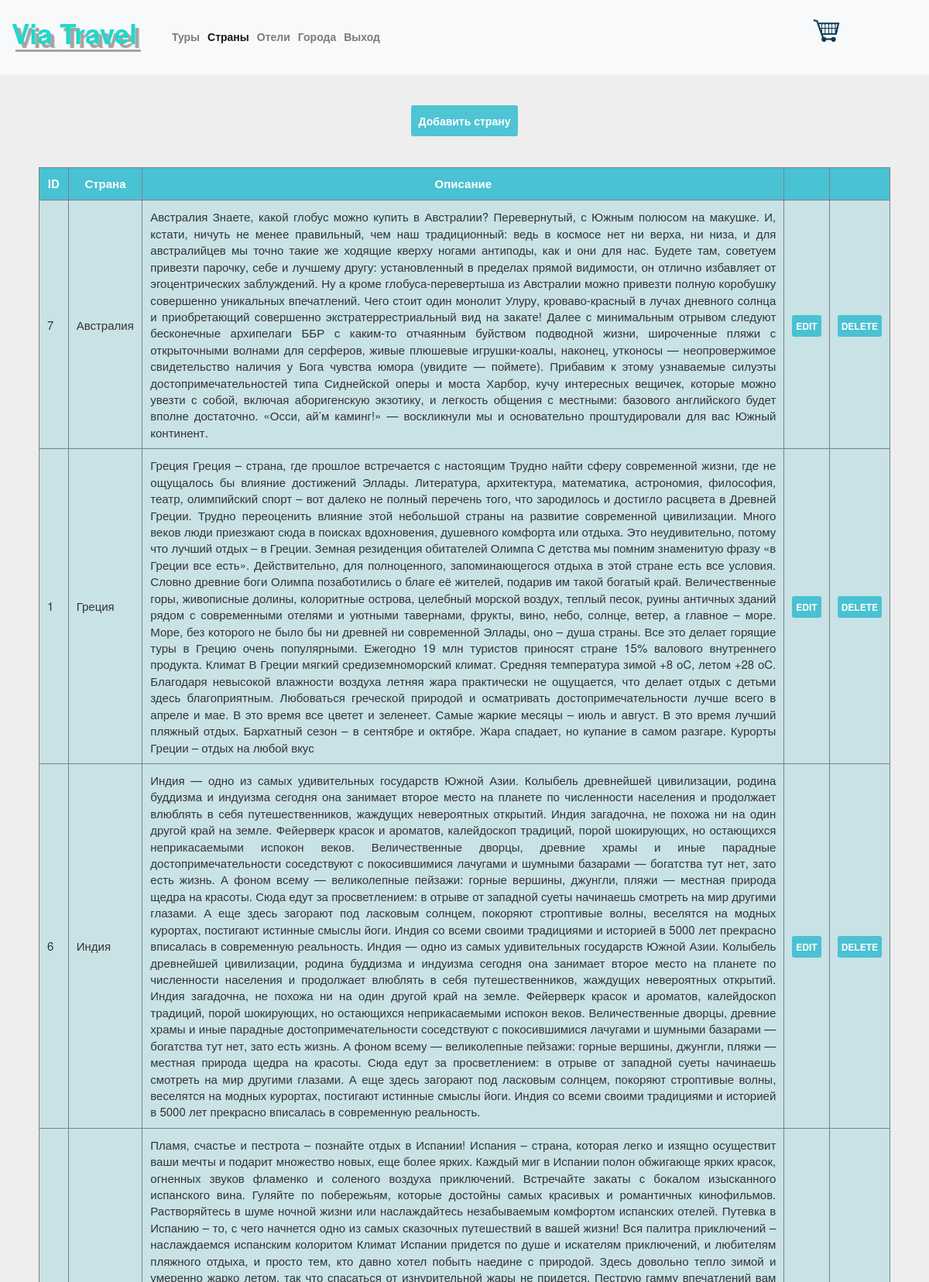
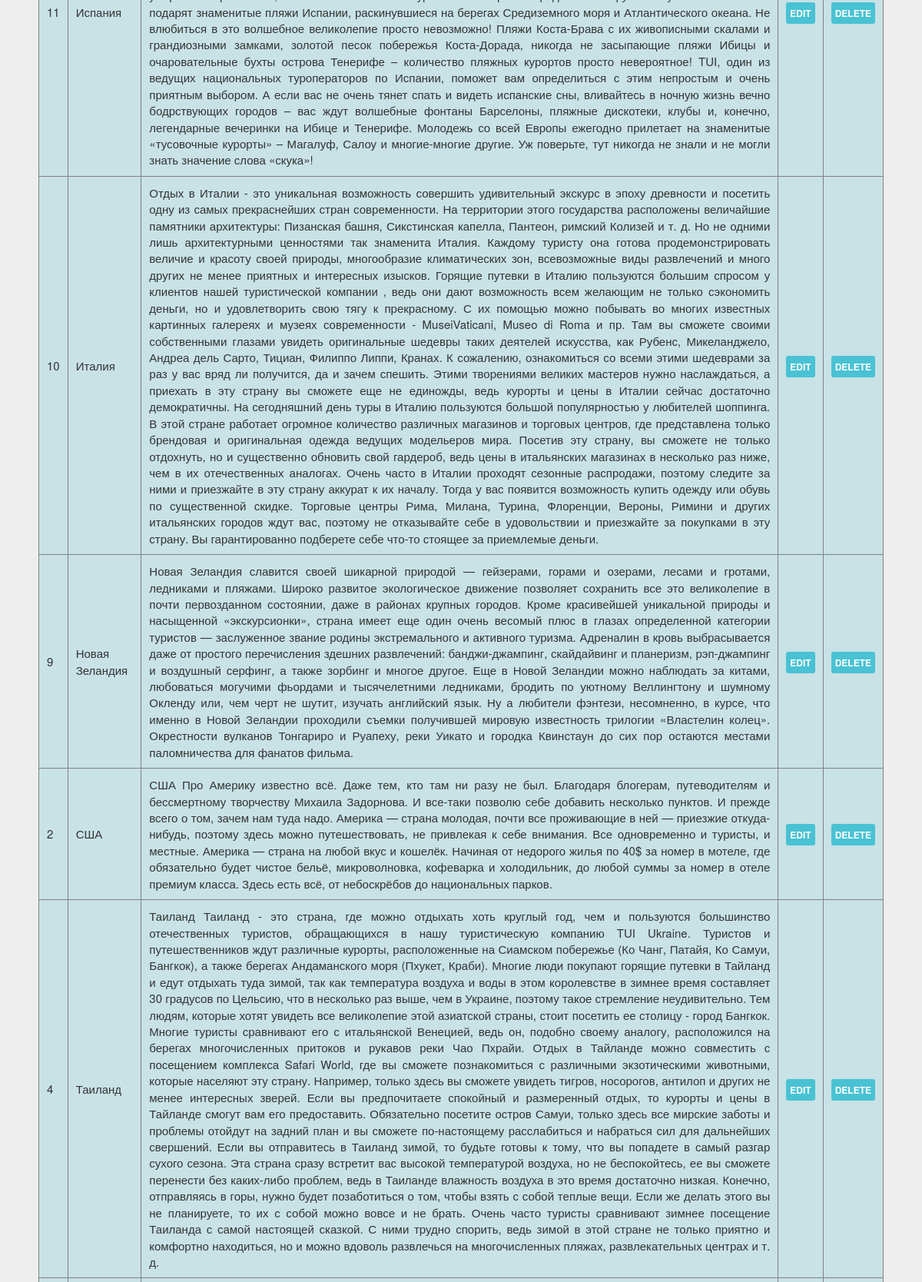
Screenshot of /admin/?section=countries&action=index (signed in, upper part) with the database file from the repository (2 pictures, top to bottom).
### tables this page shows
CREATE TABLE `countries` (
  `id` int(11) NOT NULL,
  `title` text NOT NULL,
  `description` text
);

### admin/lib/controllers/Controller.php (called while the page is built, shortened)
<?php
class Controller{
    public function __construct($db, $logger)
    {
        $this->db = $db;
    }
}

### admin/lib/controllers/CountryController.php (the view, shortened to what this page needs)
<?php
class CountryController extends Controller {
    public function countriesList()
    {
        $sql = 'SELECT * FROM countries ORDER BY title';
        echo "<table border='1'>";
        echo "<tr><th>ID</th><th>Страна</th><th>Описание</th><th>&nbsp;</th><th>&nbsp;</th></tr>";
        foreach ($this->db->query($sql) as $row) {
            echo "<tr>";
            echo "<td>{$row["id"]}</td>";
            echo "<td>{$row["title"]}</td>";
            echo "<td>{$row["description"]}</td>";
            echo "<td><a href='?section=countries&action=editform&id={$row['id']}'>EDIT</a></td>";
            echo "<td><a href='?section=countries&action=delete&id={$row['id']}'>DELETE</a></td>";
            echo "</tr>";
        }
        echo "</table>";
    }
}
?>

### admin/css/style.css (style rules this page uses)
* { margin: 0; padding: 0; }
body { background-color: #eee; }
table { margin: 50px auto; background-color: rgba(191, 224, 229, 0.79); width: auto; }
td, th { text-align: justify; padding: 10px; font-size: 15px; }
th { background-color: rgba(49, 189, 208, 0.84); color: #fff; text-align: center; }
td a { padding: 5px; border-radius: 3px; color: #fff; font-weight: 600; font-size: 12px; background-color: rgba(49, 189, 208, 0.84); }

### rows the page displays
countries: id "7", title "Австралия", description "Австралия Знаете, какой глобус можно купить в Австралии? Перевернутый, с Южным полюсом на макушке. И, кстати, ничуть не менее правильный, чем наш традиционный: ведь в космосе нет ни верха, ни низа, и для австралийцев мы точно такие же ходящие кверху ногами антиподы, как и они для нас. Будете там, советуем привезти парочку, себе и лучшему другу: установленный в пределах прямой видимости, он отлично избавляет от эгоцентрических заблуждений. Ну а кроме глобуса-перевертыша из Австралии можно привезти полную коробушку совершенно уникальных впечатлений. Чего стоит один монолит Улуру, кроваво-красный в лучах дневного солнца и приобретающий совершенно экстратеррестриальный вид на закате! Далее с…"
countries: id "1", title "Греция", description "Греция Греция – страна, где прошлое встречается с настоящим Трудно найти сферу современной жизни, где не ощущалось бы влияние достижений Эллады. Литература, архитектура, математика, астрономия, философия, театр, олимпийский спорт – вот далеко не полный перечень того, что зародилось и достигло расцвета в Древней Греции. Трудно переоценить влияние этой небольшой страны на развитие современной цивилизации. Много веков люди приезжают сюда в поисках вдохновения, душевного комфорта или отдыха. Это неудивительно, потому что лучший отдых – в Греции. Земная резиденция обитателей Олимпа С детства мы помним знаменитую фразу «в Греции все есть». Действительно, для полноценного, запоминающегося отдыха в…"
countries: id "6", title "Индия", description "Индия — одно из самых удивительных государств Южной Азии. Колыбель древнейшей цивилизации, родина буддизма и индуизма сегодня она занимает второе место на планете по численности населения и продолжает влюблять в себя путешественников, жаждущих невероятных открытий. Индия загадочна, не похожа ни на один другой край на земле. Фейерверк красок и ароматов, калейдоскоп традиций, порой шокирующих, но остающихся неприкасаемыми испокон веков. Величественные дворцы, древние храмы и иные парадные достопримечательности соседствуют с покосившимися лачугами и шумными базарами — богатства тут нет, зато есть жизнь. А фоном всему — великолепные пейзажи: горные вершины, джунгли, пляжи — местная природа…"
countries: id "11", title "Испания", description "Пламя, счастье и пестрота – познайте отдых в Испании! Испания – страна, которая легко и изящно осуществит ваши мечты и подарит множество новых, еще более ярких. Каждый миг в Испании полон обжигающе ярких красок, огненных звуков фламенко и соленого воздуха приключений. Встречайте закаты с бокалом изысканного испанского вина. Гуляйте по побережьям, которые достойны самых красивых и романтичных кинофильмов. Растворяйтесь в шуме ночной жизни или наслаждайтесь незабываемым комфортом испанских отелей. Путевка в Испанию – то, с чего начнется одно из самых сказочных путешествий в вашей жизни! Вся палитра приключений – наслаждаемся испанским колоритом Климат Испании придется по душе и искателям…"
countries: id "10", title "Италия", description "Отдых в Италии - это уникальная возможность совершить удивительный экскурс в эпоху древности и посетить одну из самых прекраснейших стран современности. На территории этого государства расположены величайшие памятники архитектуры: Пизанская башня, Сикстинская капелла, Пантеон, римский Колизей и т. д. Но не одними лишь архитектурными ценностями так знаменита Италия. Каждому туристу она готова продемонстрировать величие и красоту своей природы, многообразие климатических зон, всевозможные виды развлечений и много других не менее приятных и интересных изысков. Горящие путевки в Италию пользуются большим спросом у клиентов нашей туристической компании , ведь они дают возможность всем желающим…"
countries: id "9", title "Новая Зеландия", description "Новая Зеландия славится своей шикарной природой — гейзерами, горами и озерами, лесами и гротами, ледниками и пляжами. Широко развитое экологическое движение позволяет сохранить все это великолепие в почти первозданном состоянии, даже в районах крупных городов. Кроме красивейшей уникальной природы и насыщенной «экскурсионки», страна имеет еще один очень весомый плюс в глазах определенной категории туристов — заслуженное звание родины экстремального и активного туризма. Адреналин в кровь выбрасывается даже от простого перечисления здешних развлечений: банджи-джампинг, скайдайвинг и планеризм, рэп-джампинг и воздушный серфинг, а также зорбинг и многое другое. Еще в Новой Зеландии можно…"
countries: id "2", title "США", description "США Про Америку известно всё. Даже тем, кто там ни разу не был. Благодаря блогерам, путеводителям и бессмертному творчеству Михаила Задорнова. И все-таки позволю себе добавить несколько пунктов. И прежде всего о том, зачем нам туда надо. Америка — страна молодая, почти все проживающие в ней — приезжие откуда-нибудь, поэтому здесь можно путешествовать, не привлекая к себе внимания. Все одновременно и туристы, и местные. Америка — страна на любой вкус и кошелёк. Начиная от недорого жилья по 40$ за номер в мотеле, где обязательно будет чистое бельё, микроволновка, кофеварка и холодильник, до любой суммы за номер в отеле премиум класса. Здесь есть всё, от небоскрёбов до национальных парков."
countries: id "4", title "Таиланд", description "Таиланд Таиланд - это страна, где можно отдыхать хоть круглый год, чем и пользуются большинство отечественных туристов, обращающихся в нашу туристическую компанию TUI Ukraine. Туристов и путешественников ждут различные курорты, расположенные на Сиамском побережье (Ко Чанг, Патайя, Ко Самуи, Бангкок), а также берегах Андаманского моря (Пхукет, Краби). Многие люди покупают горящие путевки в Тайланд и едут отдыхать туда зимой, так как температура воздуха и воды в этом королевстве в зимнее время составляет 30 градусов по Цельсию, что в несколько раз выше, чем в Украине, поэтому такое стремление неудивительно. Тем людям, которые хотят увидеть все великолепие этой азиатской страны, стоит посетить…"

### other values shown
$k "Туры"
$k "Страны"
$k "Отели"
$k "Города"
$k "Выход"
